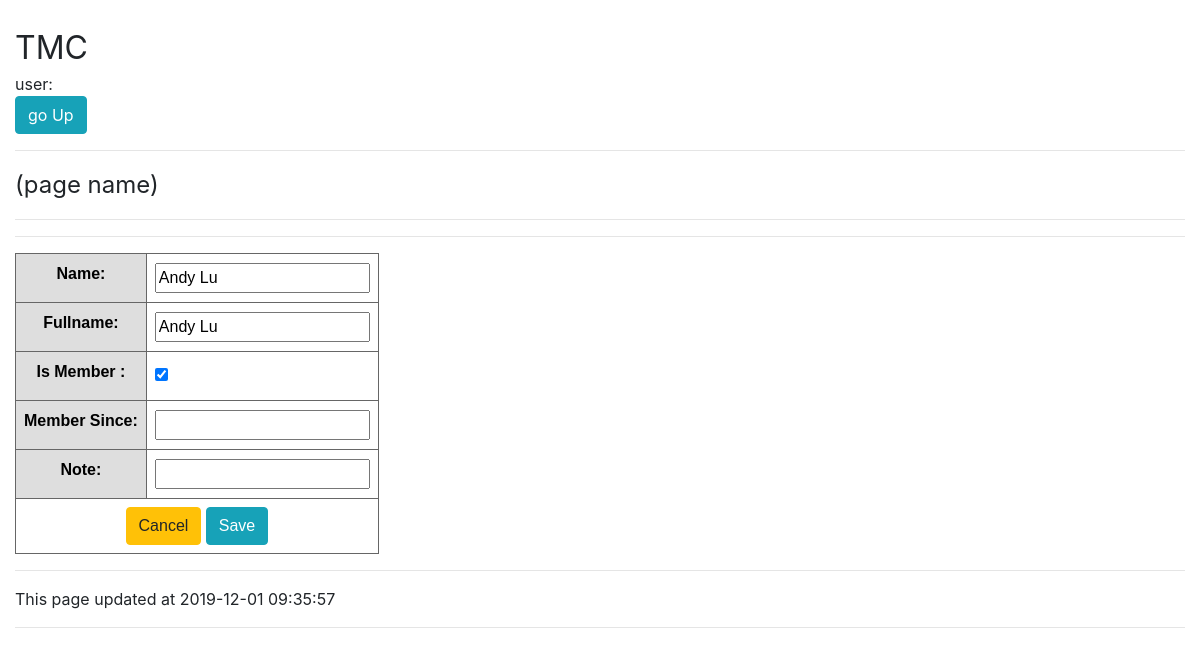
Screenshot of /person_list/2/276/edit/ with the database file from the repository.
### clubs/models.py (models this page shows, shortened)
class Person(models.Model):
    club = models.ForeignKey(Club, on_delete=models.CASCADE,default=1)
    name = models.CharField(max_length=32) # allow same shortname
    fullname = models.CharField(max_length=100) # but not fullname
    is_member = models.BooleanField('Is Member ', default=False)
    member_since = models.DateField('Member Since', null=True, blank=True)
    note = models.CharField(max_length=100, null=True, blank=True) # but not fullname
    class Meta:
        ordering=['club','name']
        unique_together = ( 'club','name')

### clubs/views.py (the view)
# urls.py: path('person_list/<int:club>/<int:person>/edit/', views.edit_person, name='edit_person'),
def edit_person(request,club,person):
    club = get_object_or_404(Club, pk=club)
    person = post = get_object_or_404(Person, pk=person)
    key={'club':club,'person':person,}
    if request.method == "POST":
        form = PersonForm(request.POST, instance=post)
        if form.is_valid():
            post = form.save(commit=False)
            post.club = club
            post.save()
            return HttpResponseRedirect("../")
        else:
            print(' NOT valid')
    else:
        form = PersonForm(instance=post)
    return render(request, getHtml('edit_person'), {'form': form,'key': key})

### clubs/forms.py
class PersonForm(forms.ModelForm):
    class Meta:
        model = Person
        fields = ('name','fullname', 'is_member', 'member_since', 'note')

### clubs/views.py (called while the page is built)
def getHtml(html):
    return app+'/'+html+'.html'

### clubs/templates/clubs/edit_person.html (shortened to what this page needs)
{% extends 'clubs/base.html' %}
{% block content %}
<hr>
<form method="post" id="personForm" data-cities-url="{% url 'ajax_load_cities' %}" novalidate>
        <table class='gridtable'>
          {{ form.as_table }}
       <tr >
         <td colspan='2' align='center'>
            <a href="../" class='btn btn-warning'>Cancel</a>
            <button type="submit" class='btn btn-info'>Save</button>
        </td>
       </tr>
      </table>
    </form>
      {% endblock %}

### portal/static/portal/style013.css (style rules this page uses)
table.gridtable { font-family: verdana,arial,sans-serif; font-size:16px; color:black; border-width: 1px; border-color: #666666; border-collapse: collapse; }
table.gridtable th { text-align: center; align-content: center; align-items: center; border-width: 1px; padding: 8px; border-style: solid; border-color: #666666; background-color: #dedede; }
table.gridtable td { border-width: 1px; padding: 8px; border-style: solid; border-color: #666666; background-color: #ffffff; }

### rows the page displays
Person: name "Andy Lu", fullname "Andy Lu", is_member "☑"
